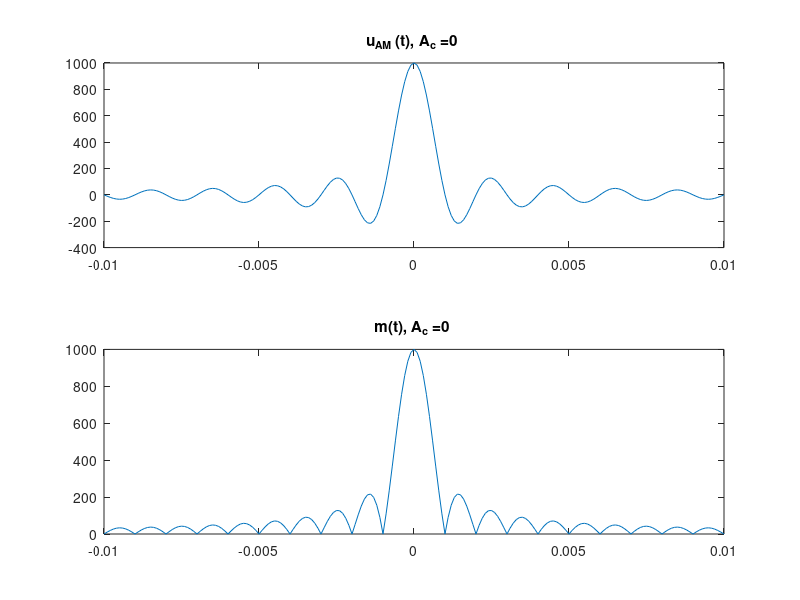

Recreate this plot in MATLAB.
T=0.001;
f_c=10/T;
t=-0.01:0.0001:0.01;
m=1000.*sinc(1000.*t);
u=(m+0).*cos(2*pi*f_c.*t);% A_c could be changed to 1000,2000,0
subplot(2,1,1)
plot(t,u)
title('u_A_M (t), A_c =0 ');% A_c could be changed to 1000,2000,0
subplot(2,1,2)
plot(t,abs(u))
title('m(t), A_c =0 ');% A_c could be changed to 1000,2000,0


